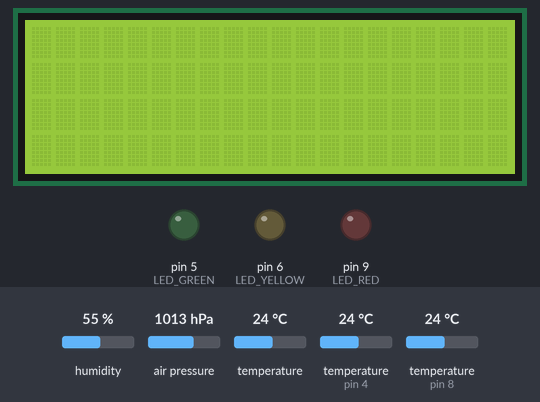
A sketch run on a simulated Arduino Uno, built with avr-gcc and run on an emulated ATmega328P. Parts: 20×4 character LCD, output pins drawn as LEDs (lit = HIGH). Inputs (shaded band) come from the test bench; at power-on: humidity 55 %, air pressure 1013 hPa, temperature (sensors on pin 4, pin 8) 24 °C, temperature 24 °C. What the sketch prints to the serial monitor is not drawn.

Above: at 1.2 s.
1.3 s: humidity set to 22 %
6.6 s: air pressure set to 952 hPa
At 14.6 s:
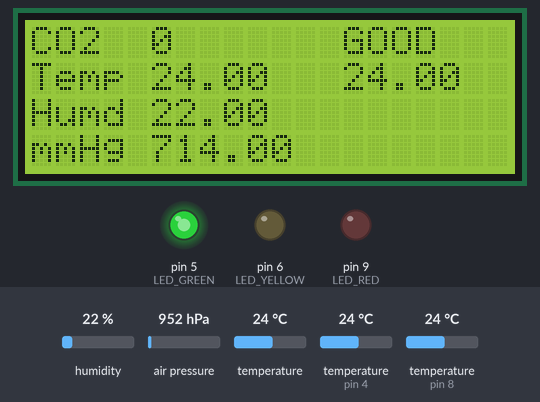
14.9 s: temperature (sensor on pin 4) set to 12 °C
At 17.6 s:
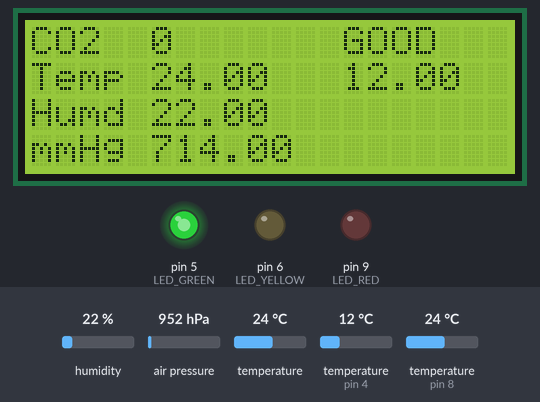
17.9 s: temperature (sensor on pin 8) set to 12 °C
At 24.8 s:
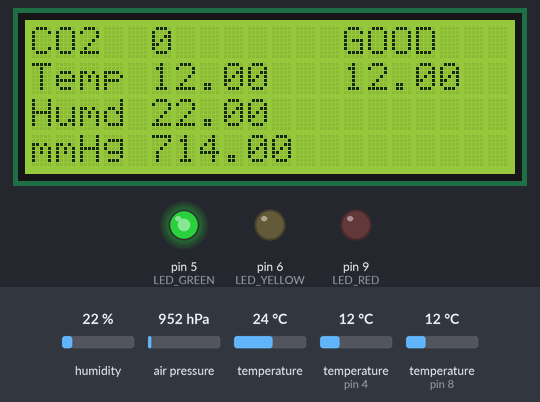
25.1 s: air pressure set to 975 hPa
At 32.1 s:
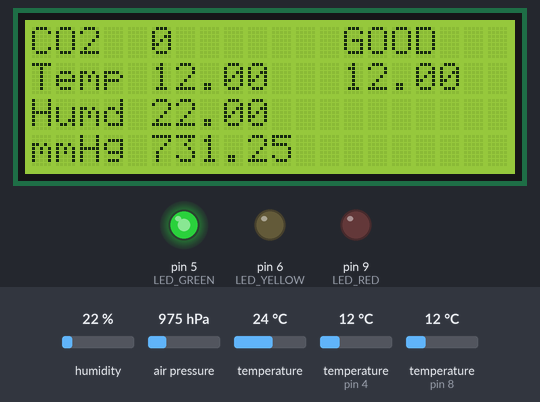
32.4 s: temperature (sensor on pin 4) set to 19 °C
Timing chart, 0 to 35.4 s (numbered marks = the images above; inputs shaded):
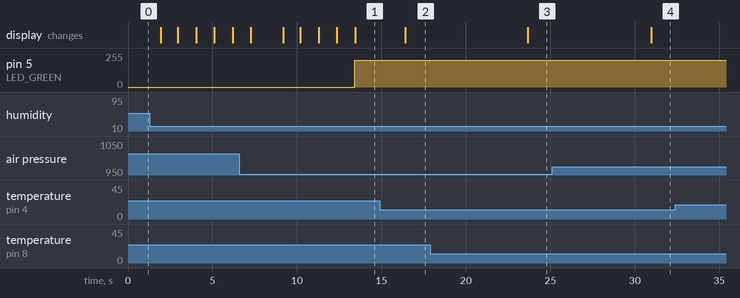

Measured:
- after the input at 14.9 s, the display: changes after 1.5 s (image 2)
- after the input at 17.9 s, the display: changes after 5.8 s (image 3)
- after the input at 25.1 s, the display: changes after 5.9 s (image 4)

The sketch:

meteo.ino
```cpp
#include <Wire.h>
#include <LiquidCrystal_I2C.h>
#include <DHT.h>;
#include <Adafruit_BMP280.h>
#include <OneWire.h>
#include <DallasTemperature.h>
#include <SoftwareSerial.h>;

// --- PIN define
#define DHTPIN 8
#define DHTTYPE DHT22
#define ONE_WIRE_BUS 4
#define MHZ_TX 11
#define MHZ_RX 10
#define LED_RED 9
#define LED_YELLOW 6
#define LED_GREEN 5

// --- CONST logic
// период синхронизации - сколько тактов loop должно пройти для синхронизации данных с датчиков
#define PERIOD_SYNC 5


LiquidCrystal_I2C lcd(0x3F, 20, 4);
DHT dht(DHTPIN, DHTTYPE);
Adafruit_BMP280 bmp; // I2C
OneWire oneWire(ONE_WIRE_BUS);
DallasTemperature sensors(&oneWire);
SoftwareSerial mhz(MHZ_TX, MHZ_RX);


float dh;
float dt;
float dtv;
float bt;
float bp;
float ba;
float st;
int ppm;
int currentLoop = 0;
int preheatSec = 10;
String CO2Status;


byte cmd[9] = {0xFF,0x01,0x86,0x00,0x00,0x00,0x00,0x00,0x79};
byte cmdABCOff[9] = {0xFF,0x01,0x79,0x00,0x00,0x00,0x00,0x00,0x86};
byte cmdZeroCalibration[9] = {0xFF,0x01,0x87,0x00,0x00,0x00,0x00,0x00,0x78};
unsigned char response[9];


void setup()
{
  Serial.begin(9600);
  lcd.begin();
  dht.begin();
  bmp.begin(0x76);
  sensors.begin();
  mhz.begin(9600);
  pinMode(LED_RED, OUTPUT);
  pinMode(LED_YELLOW, OUTPUT);
  pinMode(LED_GREEN, OUTPUT);

  lcd.noCursor();
  lcd.backlight();
}


int readPPM()
{
  unsigned int lppm = 0;

  mhz.write(cmd, 9);
  memset(response, 0, 9);
  mhz.readBytes(response, 9);
  int i;
  byte crc = 0;
  for (i = 1; i < 8; i++) crc+=response[i];
  crc = 255 - crc;
  crc++;

  if ( !(response[0] == 0xFF && response[1] == 0x86 && response[8] == crc) ) {
    Serial.println("CRC error: " + String(crc) + " / "+ String(response[8]));
  } else {
    unsigned int responseHigh = (unsigned int) response[2];
    unsigned int responseLow = (unsigned int) response[3];
    lppm = (256*responseHigh) + responseLow;
  }

  return lppm;
}


void showPreheat()
{
  lcd.print(
    stringFixLength("CO2  wait    " + String(preheatSec) + "s", 20)
  );
  preheatSec--;
}


void showLed(int level)
{
  switch (level) {
    case 1: // GOOD
      analogWrite(LED_RED, 0);
      analogWrite(LED_YELLOW, 0);
      analogWrite(LED_GREEN, 200);
      break;
    case 2: // NORM
      analogWrite(LED_RED, 0);
      analogWrite(LED_YELLOW, 200);
      analogWrite(LED_GREEN, 50);
      break;
    case 3: // HARD
      analogWrite(LED_RED, 100);
      analogWrite(LED_YELLOW, 200);
      analogWrite(LED_GREEN, 0);
      break;
    case 4: // HELL
      analogWrite(LED_RED, 200);
      analogWrite(LED_YELLOW, 0);
      analogWrite(LED_GREEN, 0);
      break;
    case 9: // ERROR CO2
      analogWrite(LED_RED, 200);
      analogWrite(LED_YELLOW, 200);
      analogWrite(LED_GREEN, 200);
      break;
    case 0:
    default:
      analogWrite(LED_RED, 0);
      analogWrite(LED_YELLOW, 0);
      analogWrite(LED_GREEN, 0);
    break;
  }
}

String stringFixLength(String str, int length){
    for(int i = str.length(); i < length; i++)
        str += ' ';
    return str;
}


void readSensors()
{
  dh = dht.readHumidity();
  dt = dht.readTemperature();
  dtv = dht.computeHeatIndex(dt, dh, false);
  bt = bmp.readTemperature();
  bp = bmp.readPressure();
  ba = bmp.readAltitude(1013.25);
  sensors.requestTemperatures();
  st = sensors.getTempCByIndex(0);
  ppm = readPPM();
}


void loop()
{
  if (currentLoop == 0) {
    readSensors();
  } else {
    delay(1000);
  }

  if (currentLoop++ >= PERIOD_SYNC) {
    currentLoop = 0;
  }

  if (preheatSec > 0) {
    CO2Status = "CO2  wait    " + String(preheatSec) + " s";
    preheatSec--;
  } else {
    CO2Status = "CO2  " + stringFixLength(String(ppm), 8);
    if (ppm < 800) {
      CO2Status += "GOOD";
      showLed(1);
    } else if(ppm < 1200) {
      CO2Status += "NORM";
      showLed(2);
    } else if(ppm < 2000) {
      CO2Status += "BAD";
      showLed(3);
    } else {
      CO2Status += "HELL";
      showLed(4);
    }
  }

  lcd.setCursor(0, 0);
  lcd.print(
    stringFixLength(CO2Status, 20)
  );

  lcd.setCursor(0, 1);
  lcd.print(
    stringFixLength("Temp " + stringFixLength(String(dt), 8) + String(st), 20)
  );

  lcd.setCursor(0, 2);
  lcd.print(
    stringFixLength("Humd " + String(dh), 20)
  );

  lcd.setCursor(0, 3);
  lcd.print(
    stringFixLength("mmHg " + String(bp * 0.0075), 20)
  );
}
```
